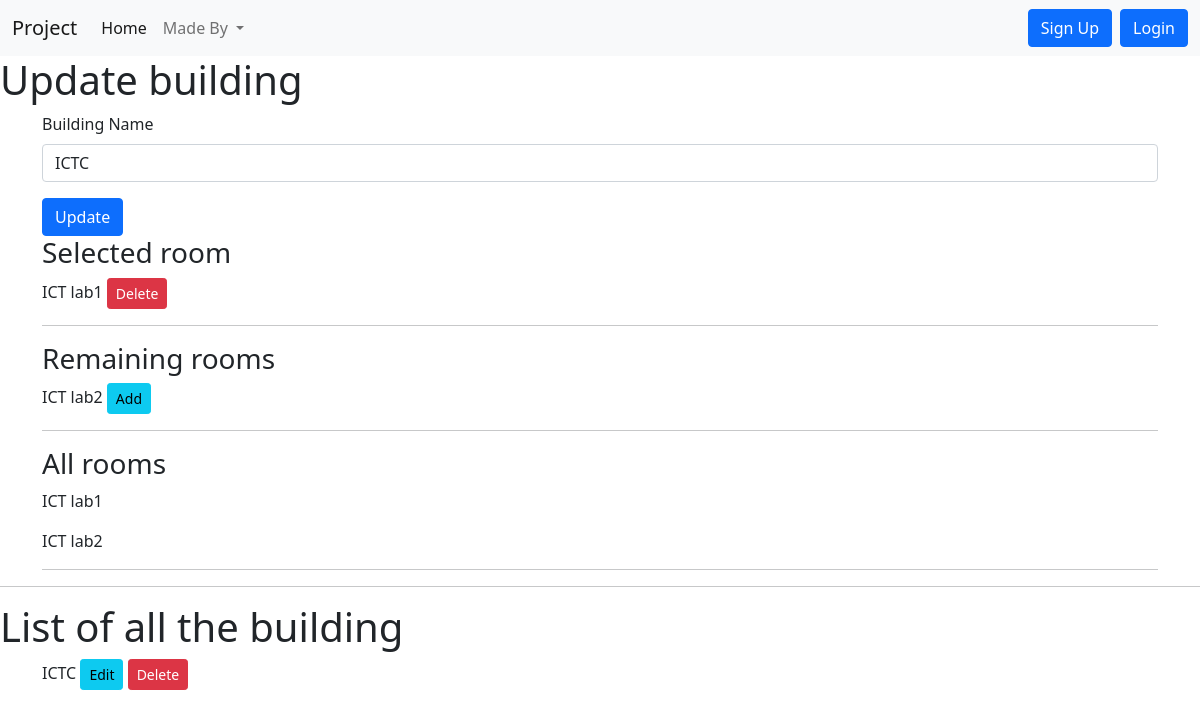
Page /updatebuilding/1 on the committed database.
### home/models.py (models this page shows, shortened)
class Addbuilding(models.Model):
    buildingname=models.CharField(max_length=122)
    rooms=models.ManyToManyField(Addroom,blank=True)

class Addroom(models.Model):
    roomname=models.CharField(max_length=122)
    invigilatorsinroom=models.ManyToManyField(Newapp,blank=True)

### home/views.py (the view)
# urls.py: path("updatebuilding/<addbuilding_id>",views.updatebuilding,name='updatebuilding'),
def updatebuilding(request, addbuilding_id):
    addbuilding_data = Addbuilding.objects.get(pk=addbuilding_id)
    allbuilding_data = Addbuilding.objects.all()
    roomsinbuilding=addbuilding_data.rooms.all()
    removedroom_data = Addroom.objects.exclude(pk__in=roomsinbuilding)
    allroom_data = Addroom.objects.all()
    data = {
        'addbuilding_data': addbuilding_data,
        'allbuilding_data': allbuilding_data,
        'roomsinbuilding':roomsinbuilding,
        'removedroom_data':removedroom_data,
        'allroom_data':allroom_data,
    }
    return render(request, "addbuilding.html", data)

### templates/addbuilding.html (shortened to what this page needs)
{% extends 'base.html' %}
{% block addbuildingcontent %}
{% if addbuilding_data %}
<h1>Update building</h1>
<div class="container">
    <form method="post" action="{% url 'updatebuildingfunc' addbuilding_data.id %}">
      <div class="mb-3">
        <label for="buildingname" class="form-label">Building Name</label>
        <input value="{{addbuilding_data.buildingname}}" type="text" required class="form-control"
            id="buildingname" name="buildingname" placeholder="Enter building name">
      </div>
      <button type="submit" class="btn btn-primary">Update</button>
    </form>
</div>
<div class="container">
    <h3>Selected room</h3>
    <div>
      {% for rib in roomsinbuilding %}
      <p>
        {{rib.roomname}}
        <a href="{% url 'deleteroomfrombuilding' rib.id addbuilding_data.id%}"><button
            class="btn btn-danger btn-sm">Delete</button></a>
    </p>
      {% endfor %}
    </div>
    <hr>
    <h3>Remaining rooms</h3>
    <div>
      {% for rrd in removedroom_data %}
      <p>{{rrd.roomname}}
       <a href="{% url 'addroominbuilding' rrd.id addbuilding_data.id%}">
        <button class="btn btn-info btn-sm">Add</button></a>
      </p>
      {% endfor %}
    </div>
    <hr>
    <h3>All rooms</h3>
    <div>
      {% for ard in allroom_data %}
      <p>{{ard.roomname}}</p>
      {% endfor %}
    </div>
    <hr>
</div>
{% endif %}
<hr>
<h1>List of all the building</h1>
<div class="container">
    {% for abd in allbuilding_data %}
    <p>{{abd.buildingname}}
        <a href="{% url 'updatebuilding' abd.id %}"><button class="btn btn-info btn-sm">Edit</button></a>
        <a href="{% url 'deletebuilding' abd.id %}"><button class="btn btn-danger btn-sm">Delete</button></a>
    </p>
    {% endfor %}
</div>
{% endblock addbuildingcontent %}

### rows in the picture
Addbuilding: buildingname "ICTC"
Addroom: roomname "ICT lab1"
Addroom: roomname "ICT lab2"
